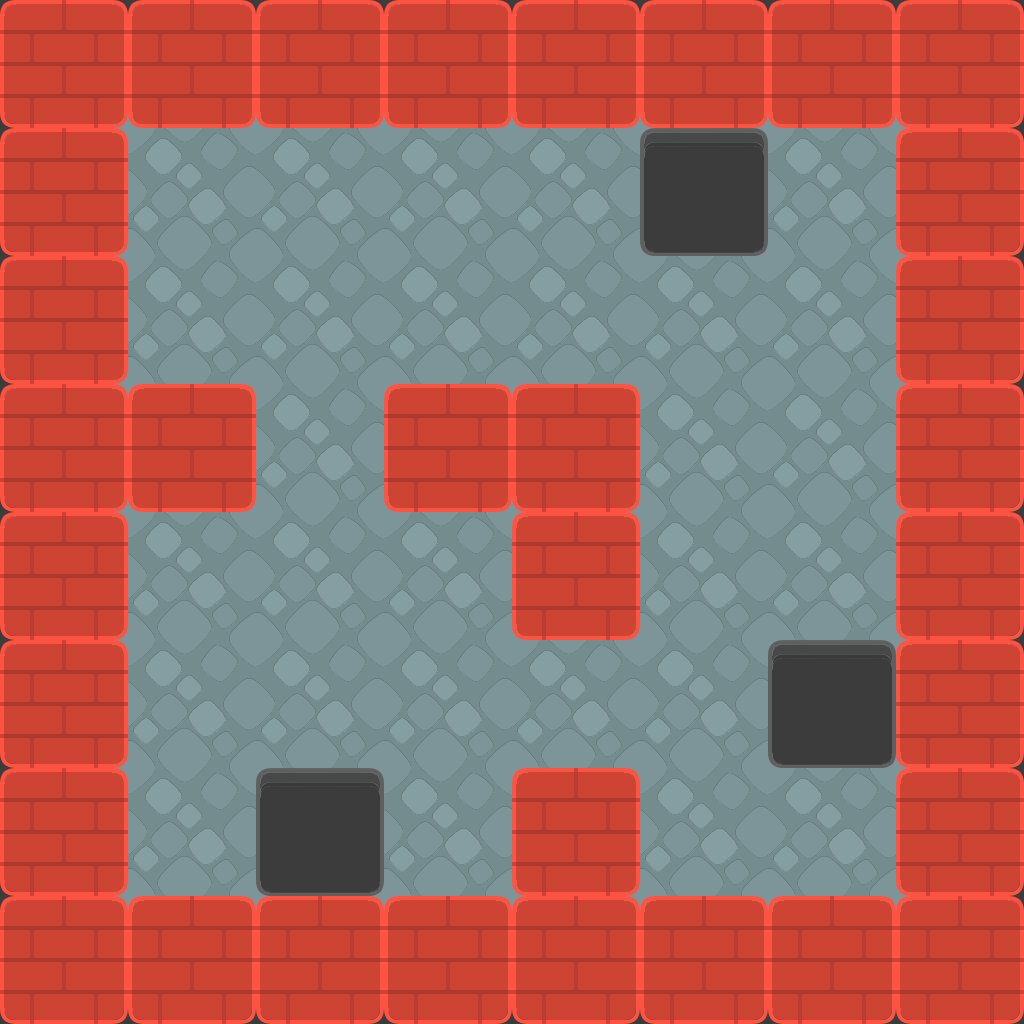

The image is a tile-based game level rendered from a .tmx file. Its description and complete source (layers, tilesets, objects, tile grids) follow:
An orthogonal 8x8 tile map with 128x128 px tiles, 2 tile layers (floor, building) and 9 objects (player).

<map version="1.8" tiledversion="1.8.5" orientation="orthogonal" renderorder="right-down" width="8" height="8" tilewidth="128" tileheight="128" infinite="0" backgroundcolor="#3c3c3c" nextlayerid="6" nextobjectid="54">
 <tileset firstgid="1" source="../../tilesheets/sokoban_tilesheet.tsx" />
 <layer id="4" name="floor" width="8" height="8" offsetx="64" offsety="64">
  <data encoding="csv">
90,90,90,90,90,90,90,0,
90,90,90,90,90,90,90,0,
90,90,90,90,90,90,90,0,
90,90,90,90,90,90,90,0,
90,90,90,90,90,90,90,0,
90,90,90,90,90,90,90,0,
90,90,90,90,90,90,90,0,
0,0,0,0,0,0,0,0
</data>
 </layer>
 <layer id="1" name="building" width="8" height="8">
  <data encoding="csv">
85,85,85,85,85,85,85,85,
85,0,0,0,0,12,0,85,
85,0,0,0,0,0,0,85,
85,85,0,85,85,0,0,85,
85,0,0,0,85,0,0,85,
85,0,0,0,0,0,12,85,
85,0,12,0,85,0,0,85,
85,85,85,85,85,85,85,85
</data>
 </layer>
 <objectgroup id="2" name="objects">
  <object id="3" name="player" gid="73" x="256" y="256" width="128" height="128" />
  <object id="42" gid="7" x="256" y="640" width="128" height="128" />
  <object id="49" gid="7" x="640" y="640" width="128" height="128" />
  <object id="53" gid="7" x="640" y="512" width="128" height="128" />
  <object id="47" gid="7" x="640" y="256" width="128" height="128" />
  <object id="52" gid="7" x="384" y="256" width="128" height="128" />
  <object id="25" gid="40" x="640" y="384" width="128" height="128" />
  <object id="50" gid="40" x="512" y="640" width="128" height="128" />
  <object id="51" gid="40" x="256" y="512" width="128" height="128" />
 </objectgroup>
</map>
